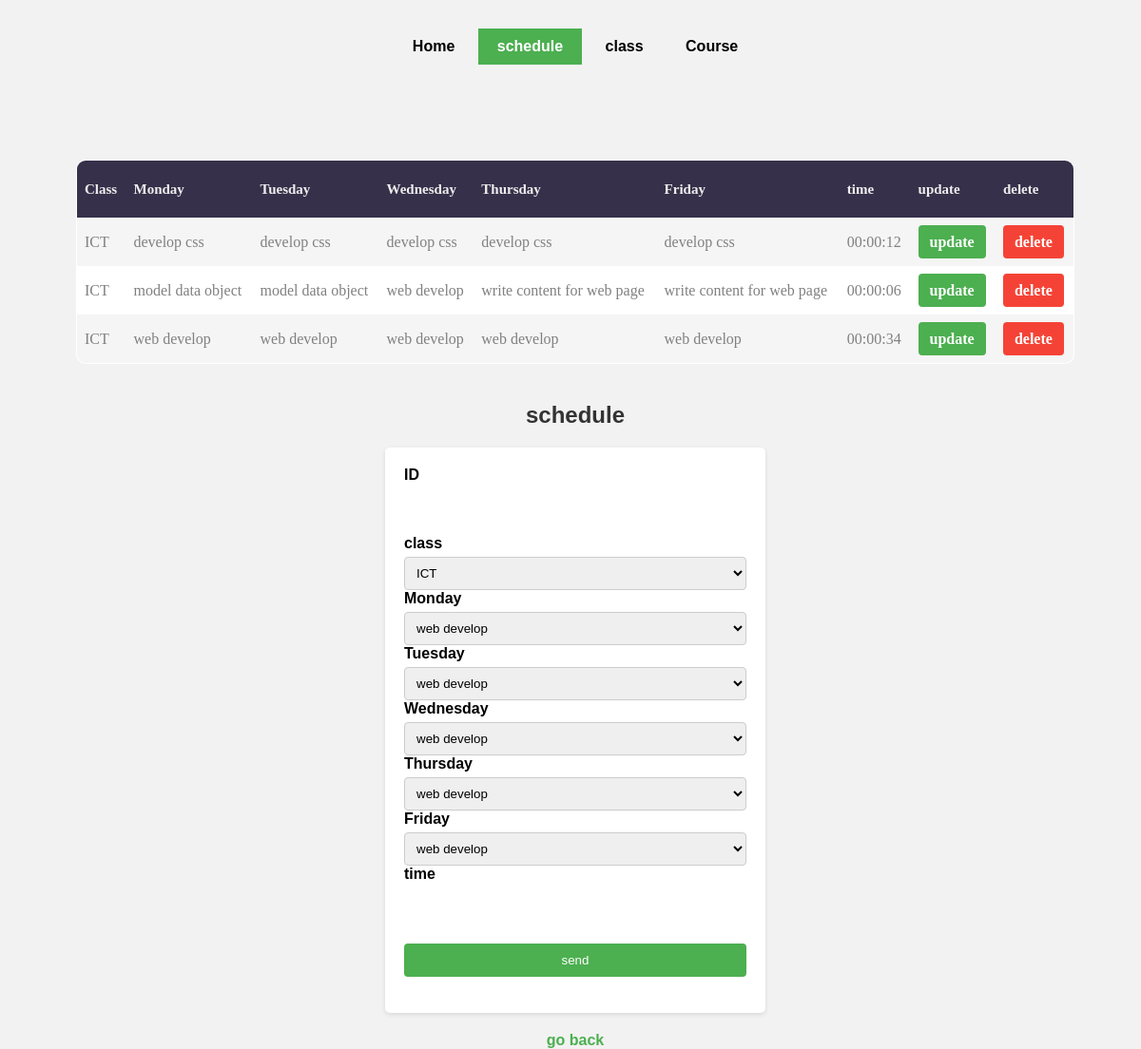
/sami/insert_sch.php, run on the app's committed database.
### tables this page shows
CREATE TABLE `schedule` (
  `ID` int(11) NOT NULL,
  `class_ID` int(11) NOT NULL,
  `Monday` int(11) NOT NULL,
  `Tuesday` int(11) NOT NULL,
  `Wednesday` int(11) NOT NULL,
  `Thursday` int(11) NOT NULL,
  `Friday` int(11) NOT NULL,
  `time` time NOT NULL
);

CREATE TABLE `class` (
  `class_ID` int(11) NOT NULL,
  `class_name` varchar(50) NOT NULL,
  `location` varchar(100) NOT NULL
);

CREATE TABLE `course` (
  `course_ID` int(11) NOT NULL,
  `course_title` varchar(50) NOT NULL,
  `credit_hour` int(11) NOT NULL
);

### sami/insert_sch.php (the view, shortened to what this page needs)
<link rel="stylesheet" href="./styles/sched.css">
<link rel="stylesheet" href="./styles/style.css">
<link rel="stylesheet" href="./styles/index.css">
<nav style="margin-bottom:100px">
    <ul>
        <li><a href="index.php" >Home</a></li>
        <li><a href="./insert_sch.php"class="active"> schedule</a></li>
        <li><a href="./insert_class.php"> class</a></li>
        <li><a href="./insert_course.php"> Course</a></li>
    </ul>
</nav>
<?php
include("connection.php");
$dis = "SELECT `ID`, `class_ID`, `Monday`, `Tuesday`, `Wednesday`, `Thursday`, `Friday`, `time`
FROM `schedule` ";
$res = mysqli_query($conn, $dis);
?>
<link rel="stylesheet" href="./styles/style.css">
<link rel="stylesheet" href="./styles/index.css">
<!DOCTYPE html>
<html lang="en">
<head>
</head>
<body>
    <div class="display">
        <table border=1px>
            <tr>
                <th>Class </th>
                <th>Monday</th>
                <th>Tuesday</th>
                <th>Wednesday</th>
                <th>Thursday</th>
                <th>Friday </th>
                <th>time</th>
                <th>update</th>
                <th>delete</th>
            </tr>
            <?php
            while ($row = mysqli_fetch_array($res)) {
                echo "<tr>";
                $id =  $row["ID"];
                $class_id = $row['class_ID'];
                $class = mysqli_query($conn, "SELECT `class_name` FROM `class` WHERE `class_ID` = $class_id  ");
                if ($class_data = mysqli_fetch_assoc($class)) {
                    echo "<td>" . $class_data["class_name"] . "</td>";
                }
                $day_id =  $row["Monday"];
                $day = mysqli_query($conn, "SELECT  `course_title`FROM `course` WHERE `course_ID` = $day_id  ");
                if ($day_data = mysqli_fetch_assoc($day)) {
                    echo "<td>" . $day_data["course_title"] . "</td>";
                }
                $day_id =  $row["Tuesday"];
                $day = mysqli_query($conn, "SELECT  `course_title`FROM `course` WHERE `course_ID` = $day_id  ");
                if ($day_data = mysqli_fetch_assoc($day)) {
                    echo "<td>" . $day_data["course_title"] . "</td>";
                }
                $day_id =  $row["Wednesday"];
                $day = mysqli_query($conn, "SELECT  `course_title`FROM `course` WHERE `course_ID` = $day_id  ");
                if ($day_data = mysqli_fetch_assoc($day)) {
                    echo "<td>" . $day_data["course_title"] . "</td>";
                }
                $day_id =  $row["Thursday"];
                $day = mysqli_query($conn, "SELECT  `course_title`FROM `course` WHERE `course_ID` = $day_id  ");
                if ($day_data = mysqli_fetch_assoc($day)) {
                    echo "<td>" . $day_data["course_title"] . "</td>";
                }
                $day_id =  $row["Friday"];
                $day = mysqli_query($conn, "SELECT  `course_title`FROM `course` WHERE `course_ID` = $day_id  ");
                if ($day_data = mysqli_fetch_assoc($day)) {
                    echo "<td>" . $day_data["course_title"] . "</td>";
                }
                echo "<td>" . $row["time"] . "</td>";
                echo "<td> <a href = './update_sch.php?id=$id' class ='btn btn-success'>update</a> </td>";
                echo "<td> <a href = './delete_sch.php?id=$id' class ='btn btn-danger'>delete</a> </td>";
                echo "</tr>";
            } ?>
        </table>
    </div>
    <h1>schedule</h1>
    <form method="post">
        <label> ID</label> <input type="number" name="id"> <br>
        <label> class </label>
        <select name="class" id="">
            <?php
            $class = mysqli_query($conn, "SELECT `class_ID`, `class_name`  FROM `class`");
            while ($cla = mysqli_fetch_assoc($class)) {
            ?>
                <option value="<?php echo $cla['class_ID'] ?>"> <?php echo $cla['class_name'] ?></option>
            <?php
            }
            ?>
        </select>
        <br>
        <label>Monday</label><select name="Monday" id="">
            <?php
            $course = mysqli_query($conn, "SELECT `course_ID`, `course_title` FROM `course`");
            while ($cou = mysqli_fetch_assoc($course)) {
            ?>
                <option value="<?php echo $cou['course_ID'] ?>"> <?php echo $cou['course_title'] ?> </option>
            <?php
            }
            ?>
        </select><br>
        <label>Tuesday</label><select type="text" name="Tuesday">
            <?php
            $course = mysqli_query($conn, "SELECT `course_ID`, `course_title` FROM `course`");
            while ($cou = mysqli_fetch_assoc($course)) {
            ?>
                <option value="<?php echo $cou['course_ID'] ?> "> <?php echo $cou['course_title'] ?></option>
            <?php
            }
            ?>
        </select><br>
        <label>Wednesday</label><select type="text" name="Wednesday">
            <?php
            $course = mysqli_query($conn, "SELECT `course_ID`, `course_title` FROM `course`");
            while ($cou = mysqli_fetch_assoc($course)) {
            ?>
                <option value="<?php echo $cou['course_ID'] ?> "> <?php echo $cou['course_title'] ?></option>
            <?php
            }
            ?>
        </select><br>
        <label>Thursday</label><select type="text" name="Thursday">
            <?php
            $course = mysqli_query($conn, "SELECT `course_ID`, `course_title` FROM `course`");
            while ($cou = mysqli_fetch_assoc($course)) {
            ?>
                <option value="<?php echo $cou['course_ID'] ?> "> <?php echo $cou['course_title'] ?></option>
            <?php
            }
            ?>
        </select><br>
        <label>Friday</label><select type="text" name="Friday">
            <?php
            $course = mysqli_query($conn, "SELECT `course_ID`, `course_title` FROM `course`");
            while ($cou = mysqli_fetch_assoc($course)) {
            ?>
                <option value="<?php echo $cou['course_ID'] ?> "> <?php echo $cou['course_title'] ?></option>
            <?php
            }
            ?>
        </select><br>
        <label>time</label><input type="text" name="time"><br>
        <input type="submit" name="send" value="send"><br>
    </form>
    <a href="./index.php">go back</a>
</body>
</html>

### sami/styles/sched.css (style rules this page uses)
body { font-family: Arial, sans-serif; margin: 0; padding: 0; background-color: #f2f2f2; }
h1 { text-align: center; margin-top: 20px; }
form { max-width: 400px; margin: 20px auto; background-color: #fff; padding: 20px; border-radius: 5px; box-shadow: 0 2px 5px rgba(0, 0, 0, 0.1); }
label { display: block; margin-bottom: 5px; font-weight: bold; }
input[type="text"], input[type="number"], select { width: 100%; padding: 8px; border: 1px solid #ccc; border-radius: 4px; }
input[type="submit"] { display: block; width: 100%; padding: 10px; margin-top: 10px; background-color: #4CAF50; color: #fff; border: none; border-radius: 4px; cursor: pointer; }
a { display: block; text-align: center; margin-top: 20px; text-decoration: none; color: #4CAF50; font-weight: bold; }

### sami/styles/style.css (style rules this page uses)
body { font-family: Arial, sans-serif; background-color: #f7f7f7; margin: 0; padding: 20px; }
table { border-collapse: collapse; width: 100%; margin-bottom: 20px; }
th, td { padding: 8px; text-align: left; border: 1px solid #ddd; }
th { background-color: #f2f2f2; font-weight: bold; }
.btn { display: inline-block; padding: 8px 12px; background-color: #4CAF50; color: white; text-decoration: none; border-radius: 4px; transition: background-color 0.3s ease; }
.btn-success { background-color: #4CAF50; }
.btn-danger { background-color: #f44336; }
a { display: block; text-align: center; margin-top: 20px; text-decoration: none; color: #4CAF50; font-weight: bold; }
h1, h2, h3 { color: #333; font-size: 24px; }
tr:nth-child(even) { background-color: #f2f2f2; }
td { font-size: 16px; }

### sami/styles/index.css (style rules this page uses)
body { font-family: Arial, sans-serif; margin: 10px; margin-left: 20px; padding: 20px; background-color: #f2f2f2; }
h1, h2, h3 { text-align: center; margin-bottom: 20px; }
nav ul { list-style-type: none; margin: 0; padding: 0; background-color: #f2f2f2; text-align: center; }
nav ul li { display: inline-block; }
nav ul li a { display: block; padding: 10px 20px; text-decoration: none; color: #000; }
nav ul li a.active { background-color: #4caf50; color: #fff; }
* { margin: 0; padding: 0; box-sizing: border-box; }
body, html { height: 100%; font-family: sans-serif; }
a { margin: 0; transition: all 0.4s; -webkit-transition: all 0.4s; -o-transition: all 0.4s; -moz-transition: all 0.4s; }
ul, li { margin: 0; list-style-type: none; }
input { display: block; outline: none; border: none !important; }
table { border-spacing: 1; border-collapse: collapse; background: #fff; border-radius: 10px; overflow: hidden; width: 100%; margin: 0 auto; position: relative; }
table * { position: relative; }
table td, table th { padding-left: 8px; }
table th { height: 60px; background-color: #36304a; color: #eeeeee; }
table tbody tr { height: 50px; }
table tbody tr:last-child { border: 0; }
table td, table th { text-align: left; }
tbody tr:nth-child(even) { background-color: #f5f5f5; }
tbody tr { font-family: OpenSans-Regular; font-size: 15px; color: gray; line-height: 1.2; font-weight: unset; }
body div { margin: 40px; }
.btn { display: inline-block; padding: 8px 12px; background-color: #4caf50; color: white; text-decoration: none; border-radius: 4px; transition: background-color 0.3s ease; }
.btn-success { background-color: #4caf50; }
.btn-danger { background-color: #f44336; }
th, td { border: none; }

### data on the page
schedule: class_ID.class_name "ICT", Monday.course_title "develop css", time "00:00:12"
schedule: class_ID.class_name "ICT", Monday.course_title "model data object", Wednesday.course_title "web develop", Thursday.course_title "write content for web page", time "00:00:06"
schedule: class_ID.class_name "ICT", Monday.course_title "web develop", time "00:00:34"

### other printed values
form field class "ICT"
form field Monday "web develop"
form field Tuesday "web develop"
form field Wednesday "web develop"
form field Thursday "web develop"
form field Friday "web develop"
